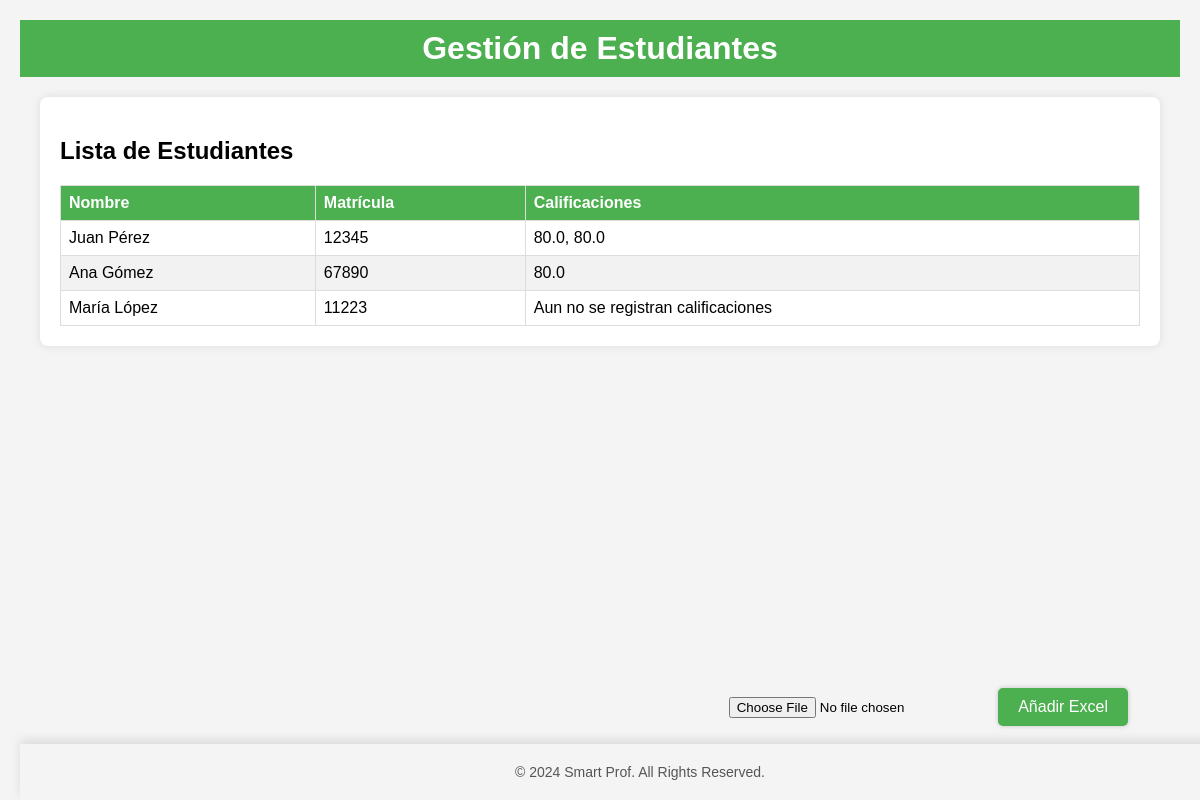
The page /auth/estudiantes/10/ on the database its author committed.
### miapp/models.py (models this page shows)
class Estudiante(models.Model):
    nombre=models.CharField(max_length=100)
    matricula=models.IntegerField()
    calificaciones=models.TextField()
    clase=models.ForeignKey(Clase,related_name="clases",on_delete=models.CASCADE)

### miapp/views.py (the view)
# urls.py: path('auth/estudiantes/<int:claseId>/',views.estudiantes,name="estudiantes"),
def estudiantes(request,claseId):
    clase= get_object_or_404(Clase, id=claseId)
    estudiantes = Estudiante.objects.filter(clase=clase)
    return render(request,"auth/estudiantes.html",{"claseId":claseId,"estudiantes":estudiantes})

### miapp/templates/auth/estudiantes.html (shortened to what this page needs)
{% load static %}
<!DOCTYPE html>
<html lang="es">
<head>
    <link rel="stylesheet" href="{% static 'students.css' %}">
</head>
<body>
    <div class="container">
        <header>
            <h1>Gestión de Estudiantes</h1>
        </header>
        <main>
            <section class="student-list">
                <h2>Lista de Estudiantes</h2>
                <table>
                    <thead>
                        <tr>
                            <th>Nombre</th>
                            <th>Matrícula</th>
                            <th>Calificaciones</th>
                        </tr>
                    </thead>
                    <tbody>
                        {% for estudiante in estudiantes %}
                        <tr>
                            <td>{{ estudiante.nombre }}</td>
                            <td>{{ estudiante.matricula }}</td>
                            <td>
                                {% if estudiante.calificaciones %}
                                    {{ estudiante.calificaciones }}
                                {% else %}
                                    Aun no se registran calificaciones
                                {% endif %}
                            </td>
                        </tr>
                        {% endfor %}
                    </tbody>
                </table>
            </section>
        </main>
        <div class="buttons-container">
            <form action="{% url 'subir_excel' %}" method="post" enctype="multipart/form-data" class="upload-form">
                <input type="file" name="excel_file" accept=".xlsx, .xls" class="file-input">
                <button type="submit" class="add">Añadir Excel</button>
            </form>
        </div>
    <footer>
        <p>&copy; 2024 Smart Prof. All Rights Reserved.</p>
    </footer>
</body>
</html>

### miapp/static/students.css (style rules this page uses)
body { font-family: Arial, sans-serif; margin: 0; padding: 0; background-color: #f4f4f4; }
.container { max-width: 1200px; margin: auto; padding: 20px; }
header { background-color: #4CAF50; color: white; padding: 10px 0; text-align: center; }
h1 { margin: 0; }
main { padding: 20px; }
.student-list { background-color: #fff; border-radius: 8px; box-shadow: 0 0 10px rgba(0, 0, 0, 0.1); padding: 20px; }
table { width: 100%; border-collapse: collapse; }
th, td { border: 1px solid #ddd; padding: 8px; text-align: left; }
th { background-color: #4CAF50; color: white; }
tr:nth-child(even) { background-color: #f2f2f2; }
.buttons-container { position: fixed; bottom: 20px; right: 20px; display: flex; gap: 10px; padding: 50px; }
button { background-color: #4CAF50; color: white; border: none; border-radius: 8px; padding: 10px 20px; font-size: 16px; cursor: pointer; box-shadow: 0 0 5px rgba(0, 0, 0, 0.2); }
footer { text-align: center; padding: 20px; background-color: #f4f4f4; font-size: 14px; position: fixed; bottom: 0; width: 100%; color: #555; box-shadow: 0px -4px 10px rgba(0, 0, 0, 0.1); }
footer p { margin: 0; }
button.add { background-color: #4CAF50; border: none; color: white; padding: 10px 20px; text-align: center; text-decoration: none; display: inline-block; font-size: 16px; margin: 4px 2px; cursor: pointer; border-radius: 5px; transition: background-color 0.3s; }
input[type="file"] { display: inline-block; margin-right: 10px; }

### rows shown on the page
Estudiante: nombre "Juan Pérez", matricula "12345", calificaciones "80.0, 80.0"
Estudiante: nombre "Ana Gómez", matricula "67890", calificaciones "80.0"
Estudiante: nombre "María López", matricula "11223", calificaciones "Aun no se registran calificaciones"
